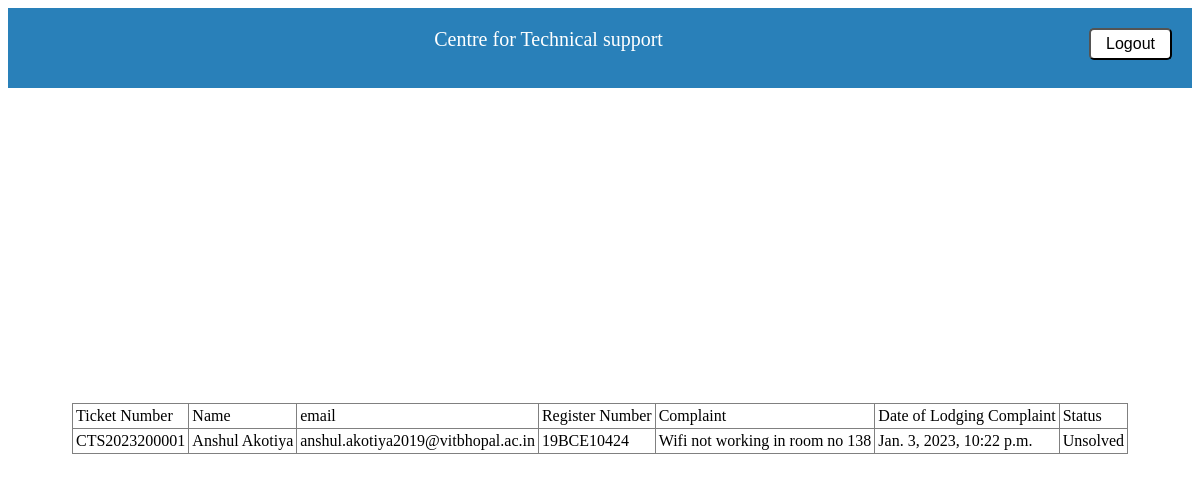
The page /branch_user/ (signed in) on the database its author committed.
### help_app/models.py (models this page shows)
class Branch(models.Model):
    branch_name = models.CharField(max_length=32, unique=True, error_messages={"unique": "Branch already Present"})
    branch_code = models.CharField(max_length=3, unique=True, error_messages={"unique": "Branch code already assign to other Branch"})
    def __str__(self):
        return self.branch_name

class Ticket(models.Model):
    ticket_no = models.CharField(max_length=16, unique=True)
    email = models.EmailField()
    full_name = models.CharField(max_length=64)
    reg_no = models.CharField(max_length=12)
    branch_name = models.ForeignKey(Branch, on_delete=models.CASCADE)
    complaint = models.CharField(max_length=2048)
    ticket_status = models.CharField(max_length=16)
    date_time = models.DateTimeField()
    solution = models.CharField(max_length=2048, null=True, blank=True)
    solved_by = models.ForeignKey(Branch_user, on_delete=models.CASCADE, null=True, blank=True)

### help_app/views.py (the view)
# urls.py: path("branch_user/", views.branchUser),
def branchUser(request):
    branch_user = Branch_user.objects.get(user=request.user)
    branch = branch_user.branch_name
    tickets = Ticket.objects.filter(branch_name=branch)
    return render(request, 'branch_user.html', {'tickets': tickets, 'branches': branch})

### help_app/templates/branch_user.html (shortened to what this page needs)
{% extends 'basic.html' %}
{% block body %}
<div class="header" align="center">
    <div>
        <p> {{ branches }} </p>
    </div>
    <div class="logout">
        <button onclick="window.location.href='/logout/'">Logout</button>
    </div>
</div>
<div class="main">
    <table border="1" align="center" cellspacing="4" cellpadding="3">
        <tr>
            <td>Ticket Number</td>
            <td>Name</td>
            <td>email</td>
            <td> Register Number</td>
            <td> Complaint</td>
            <td> Date of Lodging Complaint</td>
            <td> Status</td>
        </tr>
        {% for i in tickets %}
        <tr>
            <td> {{i.ticket_no}}</td>
            <td> {{i.full_name}}</td>
            <td> {{i.email}}</td>
            <td> {{i.reg_no}}</td>
            <td> {{i.complaint}}</td>
            <td> {{i.date_time}}</td>
            <td> {{i.ticket_status}}</td>
        </tr>
        {% endfor %}
    </table>
</div>
{% endblock %}

### help_app/static/css/main.css (style rules this page uses)
.header { height:10vh; background:#2980b9; }
.header p { height: 100%; display: flex; justify-content: center; flex-direction: column; font-size:20px; color:white; }
.header div { display: inline-block; }
.logout { float: right; margin-top:20px; margin-right:20px; }
.logout button { padding:5px 15px; border-color: #000000; border-radius:5px; color: ; background-color: #ffffff; background-image: none; font-size:16px; }
.main { height:85vh; display: flex; flex-direction: column; justify-content: space-around; align-items: center; }

### help_app/templates/branch_user.html (style rules this page uses)
table { border-collapse: collapse; }

### rows shown on the page
Branch: branch_name "Centre for Technical support"
Ticket: ticket_no "CTS2023200001", full_name "Anshul Akotiya", email "anshul.akotiya2019@vitbhopal.ac.in", reg_no "19BCE10424", complaint "Wifi not working in room no 138", date_time "Jan. 3, 2023, 10:22 p.m.", ticket_status "Unsolved"
